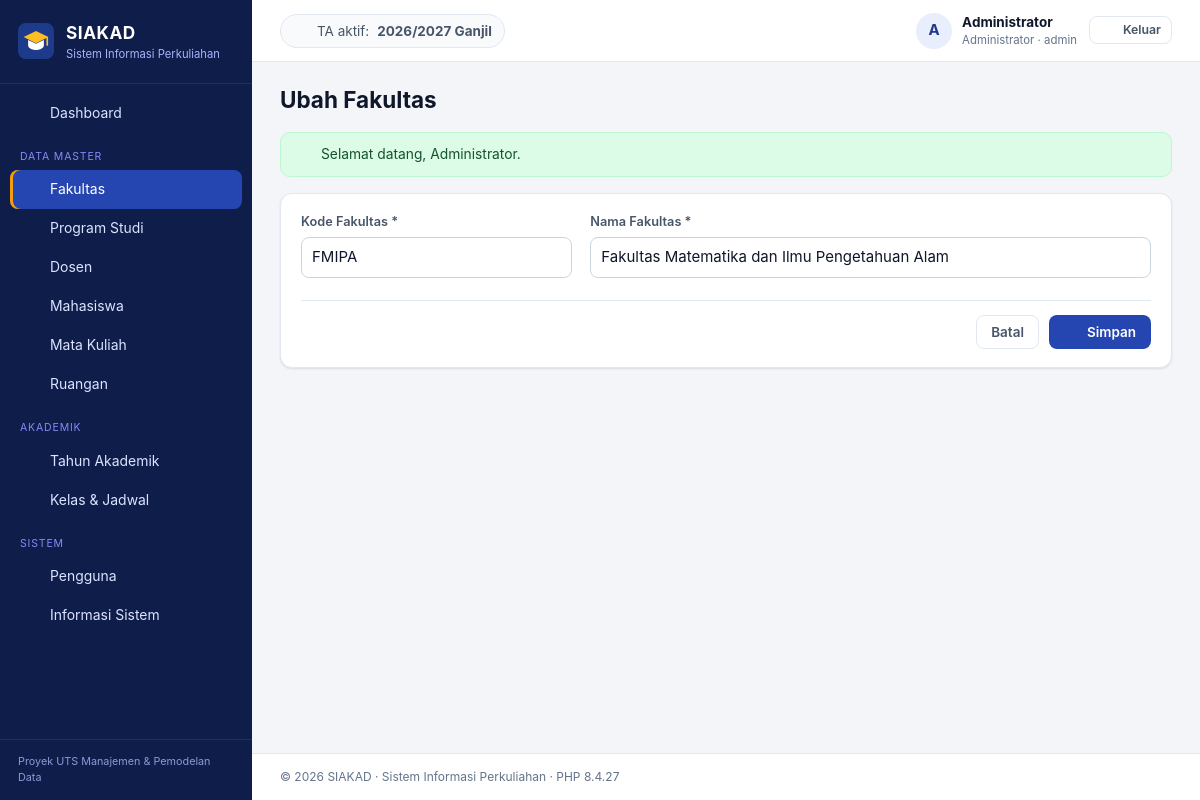
Page /index.php?page=admin/fakultas&action=edit&id=1 (signed in) on the committed database.
### tables this page shows
CREATE TABLE tahun_akademik (
  id_ta       INT UNSIGNED NOT NULL AUTO_INCREMENT,
  tahun       CHAR(9)      NOT NULL,               
  semester    ENUM('Ganjil','Genap') NOT NULL,
  is_aktif    TINYINT(1)   NOT NULL DEFAULT 0,
  created_at  TIMESTAMP    NOT NULL DEFAULT CURRENT_TIMESTAMP,
  PRIMARY KEY (id_ta),
  UNIQUE KEY uq_ta (tahun, semester)
);

CREATE TABLE fakultas (
  id_fakultas    INT UNSIGNED  NOT NULL AUTO_INCREMENT,
  kode_fakultas  VARCHAR(10)   NOT NULL,
  nama_fakultas  VARCHAR(100)  NOT NULL,
  created_at     TIMESTAMP     NOT NULL DEFAULT CURRENT_TIMESTAMP,
  PRIMARY KEY (id_fakultas),
  UNIQUE KEY uq_fakultas_kode (kode_fakultas)
);

### app/core/Controller.php (called while the page is built, shortened)
<?php
abstract class Controller
{
    protected function render(string $view, array $data = [], string $layout = 'layouts/main'): void
    {
        $viewFile = APP_PATH . '/views/' . $view . '.php';
        extract($data, EXTR_SKIP);
        require $viewFile;
        $content = ob_get_clean();
        require APP_PATH . '/views/' . $layout . '.php';
    }
    protected function idParam(): int
    {
        $id = filter_input(INPUT_GET, 'id', FILTER_VALIDATE_INT) ?: filter_input(INPUT_POST, 'id', FILTER_VALIDATE_INT);
        return (int) $id;
    }
}

### app/controllers/FakultasController.php (called while the page is built, shortened)
<?php
class FakultasController extends Controller
{
    private Fakultas $model;
    public function __construct()
    {
        $this->model = new Fakultas();
    }
    public function edit(): void
    {
        $row = $this->model->find($this->idParam()) ?? abort(404);
        $this->render('admin/fakultas/form', ['title' => 'Ubah Fakultas', 'row' => $row]);
    }
}

### index.php (called while the page is built, shortened)
<?php
require APP_PATH . '/core/helpers.php';
spl_autoload_register(function (string $class): void {
    foreach (['core', 'controllers', 'models'] as $dir) {
        $file = APP_PATH . "/$dir/$class.php";
        if (is_file($file)) {
            return;
        }
    }
});
$page = (string) ($_GET['page'] ?? (Auth::check() ? 'dashboard' : 'login'));
$action = (string) ($_GET['action'] ?? 'index');
$method = lcfirst(str_replace(' ', '', ucwords(str_replace('-', ' ', $action))));
$controller = new $controllerClass();
try {
    $controller->$method();
} catch (PDOException $e) {
    error_log('[SIAKAD] ' . $e->getMessage());
    if ($_SERVER['REQUEST_METHOD'] === 'POST') {
        flash('error', db_error_message($e));
        $back = $_SERVER['HTTP_REFERER'] ?? url($page);
        header('Location: ' . $back);
        exit;
    }
    abort(500, db_error_message($e));
}

### config/config.php (called while the page is built, shortened)
<?php
$env = static function (string $key, $default) {
    $value = getenv($key);
    return $value === false || $value === '' ? $default : $value;
};
$config = [
    'app_name'     => 'SIAKAD',
    'app_subtitle' => 'Sistem Informasi Perkuliahan',
    'db_host'      => $env('DB_HOST', '127.0.0.1'),
    'db_port'      => (int) $env('DB_PORT', 3306),
    'db_name'      => $env('DB_NAME', 'db_siakad'),
    'db_user'      => $env('DB_USER', 'root'),
    'db_pass'      => $env('DB_PASS', ''),
    'timezone'     => 'Asia/Jakarta',
    'debug'        => filter_var($env('APP_DEBUG', false), FILTER_VALIDATE_BOOLEAN),
];
$local = __DIR__ . '/config.local.php';
return $config;

### app/core/Database.php (called while the page is built)
<?php
final class Database
{
    private static ?PDO $pdo = null;
    public static function connection(): PDO
    {
        if (self::$pdo === null) {
            $c = config();
            $dsn = sprintf(
                'mysql:host=%s;port=%d;dbname=%s;charset=utf8mb4',
                $c['db_host'],
                $c['db_port'],
                $c['db_name']
            );
            self::$pdo = new PDO($dsn, $c['db_user'], $c['db_pass'], [
                PDO::ATTR_ERRMODE            => PDO::ERRMODE_EXCEPTION,
                PDO::ATTR_DEFAULT_FETCH_MODE => PDO::FETCH_ASSOC,
                PDO::ATTR_EMULATE_PREPARES   => false,
            ]);
            self::$pdo->exec("SET time_zone = '+07:00'");
        }
        return self::$pdo;
    }
}

### app/core/Model.php (called while the page is built, shortened)
<?php
abstract class Model
{
    protected PDO $db;
    public function __construct()
    {
        $this->db = Database::connection();
    }
    protected function fetchOne(string $sql, array $params = []): ?array
    {
        $stmt = $this->db->prepare($sql);
        $stmt->execute($params);
        $row = $stmt->fetch();
        return $row === false ? null : $row;
    }
}

### app/models/Fakultas.php (called while the page is built, shortened)
<?php
class Fakultas extends Model
{
    public function find(int $id): ?array
    {
        return $this->fetchOne('SELECT * FROM fakultas WHERE id_fakultas = ?', [$id]);
    }
}

### app/core/Auth.php (called while the page is built, shortened)
<?php
final class Auth
{
    public static function user(): ?array
    {
        return $_SESSION['user'] ?? null;
    }
}

### app/models/TahunAkademik.php (called while the page is built, shortened)
<?php
class TahunAkademik extends Model
{
    public function aktif(): ?array
    {
        return $this->fetchOne('SELECT * FROM tahun_akademik WHERE is_aktif = 1 LIMIT 1');
    }
}

### app/views/admin/fakultas/form.php (the view, shortened to what this page needs)
<?php $isEdit = $row !== null; ?>
<section class="card form-card">
    <form method="post" action="<?= e(url('admin/fakultas', $isEdit ? ['action' => 'update', 'id' => $row['id_fakultas']] : ['action' => 'store'])) ?>">
        <div class="form-grid">
            <label class="field">
                <span>Kode Fakultas *</span>
                <input class="<?= has_error('kode_fakultas') ?>" type="text" name="kode_fakultas" maxlength="10" value="<?= e(old('kode_fakultas', $row['kode_fakultas'] ?? '')) ?>" placeholder="mis. FMIPA" required>
            </label>
            <label class="field span-2">
                <span>Nama Fakultas *</span>
                <input class="<?= has_error('nama_fakultas') ?>" type="text" name="nama_fakultas" maxlength="100" value="<?= e(old('nama_fakultas', $row['nama_fakultas'] ?? '')) ?>" required>
            </label>
        </div>
        <div class="form-actions">
            <a class="btn btn-ghost" href="<?= e(url('admin/fakultas')) ?>">Batal</a>
            <button class="btn btn-primary" type="submit"><?= icon('save', 16) ?><span>Simpan</span></button>
        </div>
    </form>
</section>

### app/views/layouts/main.php (shortened to what this page needs)
<?php
$user = Auth::user();
$role = $user['role'];
$taAktif = (new TahunAkademik())->aktif();
$menu = [
    'admin' => [
        ['Dashboard', 'dashboard', 'home'],
        ['__', 'Data Master'],
        ['Fakultas', 'admin/fakultas', 'building'],
        ['Program Studi', 'admin/prodi', 'layers'],
        ['Dosen', 'admin/dosen', 'user'],
        ['Mahasiswa', 'admin/mahasiswa', 'users'],
        ['Mata Kuliah', 'admin/mata-kuliah', 'book'],
        ['Ruangan', 'admin/ruangan', 'map'],
        ['__', 'Akademik'],
        ['Tahun Akademik', 'admin/tahun-akademik', 'calendar'],
        ['Kelas & Jadwal', 'admin/kelas', 'grid'],
        ['__', 'Sistem'],
        ['Pengguna', 'admin/pengguna', 'key'],
        ['Informasi Sistem', 'admin/sistem', 'server'],
    ],
    'dosen' => [
        ['Dashboard', 'dashboard', 'home'],
        ['__', 'Pengajaran'],
        ['Kelas & Input Nilai', 'dosen/kelas', 'clipboard'],
        ['Perwalian (KRS)', 'dosen/perwalian', 'users'],
    ],
    'mahasiswa' => [
        ['Dashboard', 'dashboard', 'home'],
        ['__', 'Akademik'],
        ['Isi KRS', 'mahasiswa/krs', 'clipboard'],
        ['Kartu Hasil Studi', 'mahasiswa/khs', 'file'],
        ['Transkrip Nilai', 'mahasiswa/transkrip', 'award'],
    ],
][$role];
$roleLabel = ['admin' => 'Administrator', 'dosen' => 'Dosen', 'mahasiswa' => 'Mahasiswa'][$role];
?>
<!doctype html>
<html lang="id">
<head>
    <link rel="stylesheet" href="<?= e(asset('css/style.css')) ?>">
</head>
<body class="role-<?= e($role) ?>">
<div class="app">
    <aside class="sidebar" id="sidebar">
        <a class="brand" href="<?= e(url('dashboard')) ?>">
            <img src="<?= e(asset('img/logo.svg')) ?>" alt="" width="36" height="36">
            <span>
                <strong><?= e(config('app_name')) ?></strong>
                <small><?= e(config('app_subtitle')) ?></small>
            </span>
        </a>
        <nav class="nav">
            <?php foreach ($menu as $item): ?>
                <?php if ($item[0] === '__'): ?>
                    <div class="nav-section"><?= e($item[1]) ?></div>
                <?php else: ?>
                    <a class="nav-link<?= $item[1] === 'dashboard' ? (($_GET['page'] ?? 'dashboard') === 'dashboard' ? ' active' : '') : is_active_page($item[1]) ?>"
                       href="<?= e(url($item[1])) ?>"><?= icon($item[2]) ?><span><?= e($item[0]) ?></span></a>
                <?php endif; ?>
            <?php endforeach; ?>
        </nav>
        <div class="sidebar-foot">Proyek UTS Manajemen &amp; Pemodelan Data</div>
    </aside>
    <div class="main">
        <header class="topbar">
            <div class="topbar-ta">
                <?= icon('calendar', 16) ?>
                <?php if ($taAktif): ?>
                    TA aktif: <strong><?= e($taAktif['tahun']) ?> <?= e($taAktif['semester']) ?></strong>
                <?php else: ?>
                    Belum ada tahun akademik aktif
                <?php endif; ?>
            </div>
            <div class="topbar-user">
                <a href="<?= e(url('profil')) ?>" class="user-chip">
                    <span class="avatar"><?= e(mb_strtoupper(mb_substr(preg_replace('/^(Dr\.|Ir\.)\s*/', '', $user['nama']), 0, 1))) ?></span>
                    <span class="user-meta">
                        <strong><?= e($user['nama']) ?></strong>
                        <small><?= e($roleLabel) ?> · <?= e($user['username']) ?></small>
                    </span>
                </a>
                <form method="post" action="<?= e(url('logout', ['action' => 'logout'])) ?>">
                    <button class="btn btn-sm btn-ghost" type="submit"><?= icon('logout', 16) ?><span>Keluar</span></button>
                </form>
            </div>
        </header>
        <main class="content">
            <div class="page-head">
                <h1><?= e($title ?? '') ?></h1>
            </div>
            <?php foreach (['success', 'error'] as $type): ?>
                <?php if ($msg = flash($type)): ?>
                    <div class="alert alert-<?= $type ?>" role="alert">
                        <?= icon($type === 'success' ? 'check' : 'x', 16) ?><span><?= e($msg) ?></span>
                    </div>
                <?php endif; ?>
            <?php endforeach; ?>
            <?= $content ?>
        </main>
        <footer class="footer">
            &copy; <?= date('Y') ?> <?= e(config('app_name')) ?> · <?= e(config('app_subtitle')) ?> · PHP <?= PHP_VERSION ?>
        </footer>
    </div>
</div>
</body>
</html>

### rows in the picture
tahun_akademik: tahun "2026/2027", semester "Ganjil"
fakultas: kode_fakultas "FMIPA", nama_fakultas "Fakultas Matematika dan Ilmu Pengetahuan Alam"

### other values in the picture
config('app_name') "SIAKAD"
config('app_subtitle') "Sistem Informasi Perkuliahan"
$item[0] "Dashboard"
$item[1] "DATA MASTER"
$item[0] "Fakultas"
$item[0] "Program Studi"
$item[0] "Dosen"
$item[0] "Mahasiswa"
$item[0] "Mata Kuliah"
$item[0] "Ruangan"
$item[1] "AKADEMIK"
$item[0] "Tahun Akademik"
$item[0] "Kelas & Jadwal"
$item[1] "SISTEM"
$item[0] "Pengguna"
